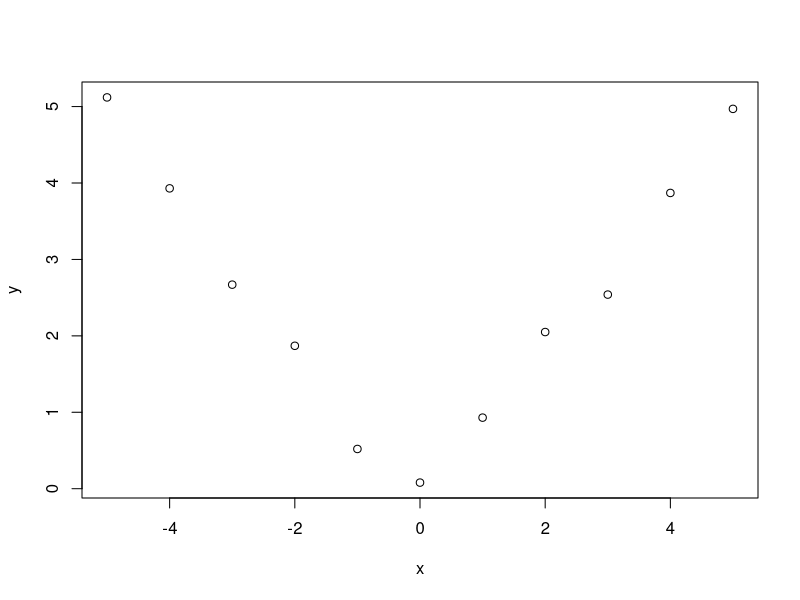
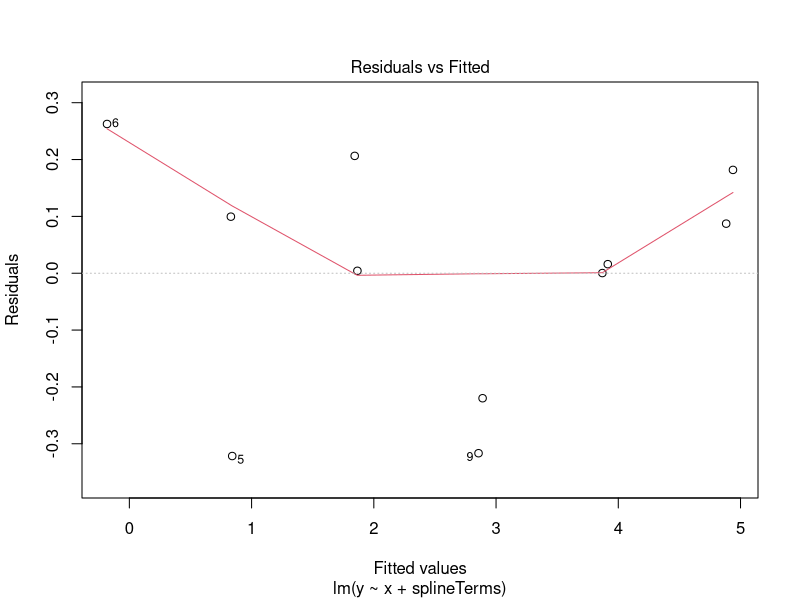
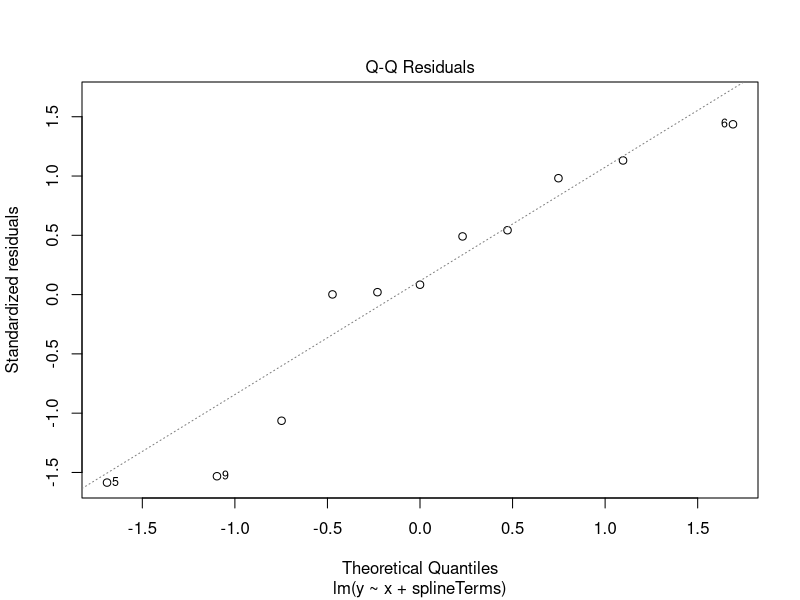
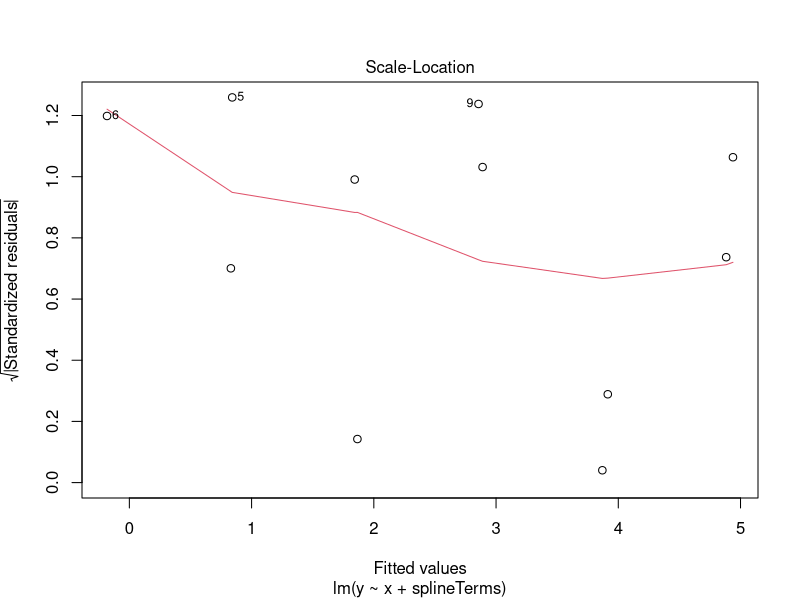
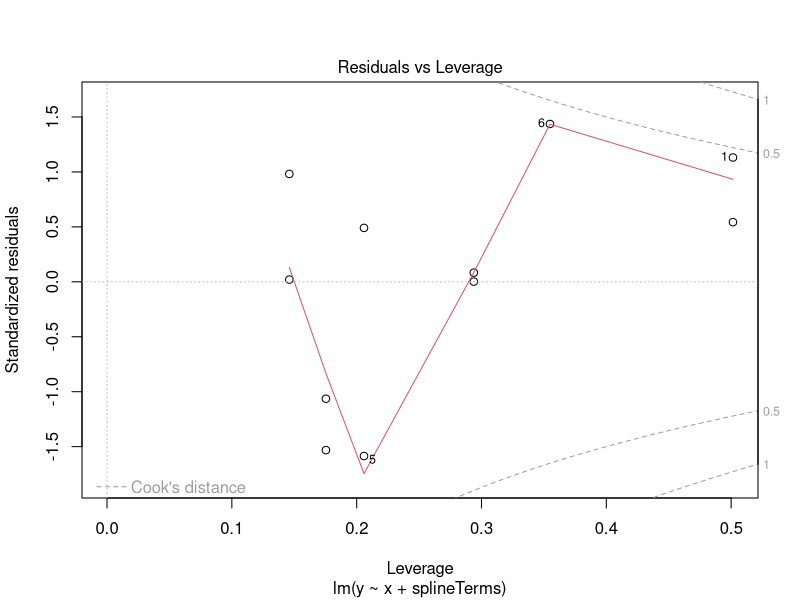

These figures' R source, in order:
# Q1

library(MASS)
data(shuttle)
glmfit = glm(use~wind+magn,data=shuttle,family='binomial')
summary(glmfit)
exp(glmfit$coefficients)


# Q4
data(InsectSprays)
poissonfit = glm(count~spray,data=InsectSprays,family='poisson')
summary(poissonfit)
exp(poissonfit$coefficients)


# Q6
x <- -5:5
y <- c(5.12, 3.93, 2.67, 1.87, 0.52, 0.08, 0.93, 2.05, 2.54, 3.87, 4.97)
plot(x,y)
knot=c(0)
splineTerms = sapply(knot,function(knot) (x>knot)*(x-knot))
fit = lm(y~x+splineTerms)
plot(fit)
